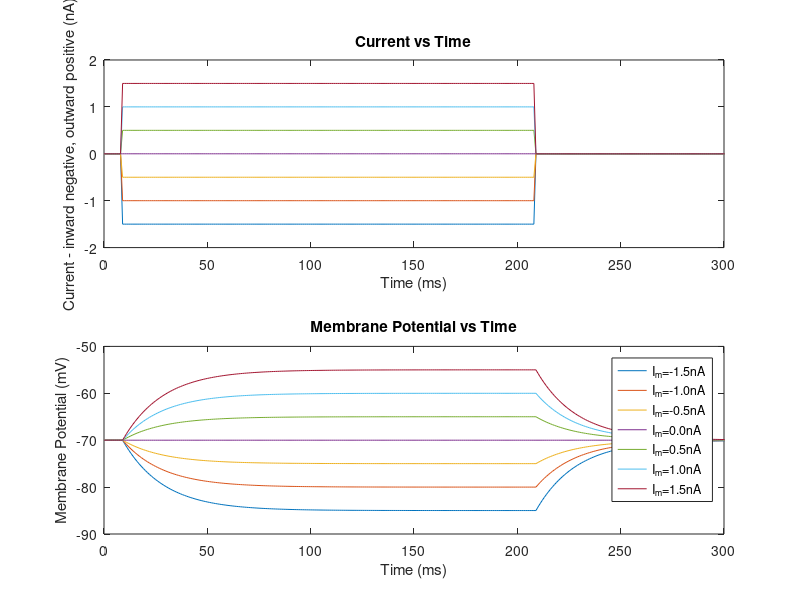

This chart was generated by the following MATLAB code:
% Simulates a passive neuron's response to different
% amplitude pulses, each of the same duration.
clear; close all;

Im = 1e-9*[-1.5:.5:1.5]';       % Current values in A.
Rm = 10e6;                      % Membrane resistance in Ohms * cm2.
Cm = 2e-9;                      % Membrane capacitance in F/cm2.
EL = -70e-3;                    % Leakage potential in V.
pulseT = 200;    % Pulse duration in ms.
startT = 10;     % Time when pulse starts.
endT = startT + pulseT;        % Time when pulse ends.
simT = startT + pulseT + 100;  % Total simulation time to be plotted

% Each row corresponds to the index of input Im,
V = EL*ones(7,simT+1); % For now, everything set to initial conditions.
                        % Simulation will overwrite later values.
I = zeros(7,simT+1);    % Current signal
dt = 1;

% Integration with forward Euler loop.
for (i = startT:dt:simT)    % Start at time 10 ms
    if (i < endT)   % Input current only nonzero between startT and endT.
        I(:,i) = Im;
    end
    % Each index is 1ms but for integration we convert back into seconds.
    dV = (I(:,i)/Cm - (V(:,i)-EL)/(Rm*Cm))*dt*.001;
    V(:,i+1) = V(:,i) + dV;
end
t = 0:dt:simT;

% Units conversion for better readibility.
I = I*1e9;  % For nA
V = V*1000; % For mV

% Current plot
subplot(2,1,1);
plot(t,I);
axis([0 300 -2 2]);
title('Current vs Time');
xlabel('Time (ms)');
ylabel('Current - inward negative, outward positive (nA)');

% Voltage plot
subplot(2,1,2);
plot(t,V);
axis([0 300 -90 -50]);
title('Membrane Potential vs Time');
xlabel('Time (ms)');
ylabel('Membrane Potential (mV)');
legend('I_m=-1.5nA','I_m=-1.0nA','I_m=-0.5nA','I_m=0.0nA','I_m=0.5nA','I_m=1.0nA','I_m=1.5nA');
